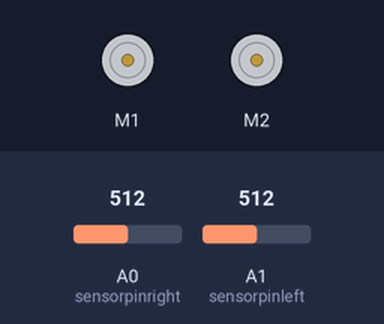
Bench run of a sketch on a simulated Arduino Uno, built with avr-gcc and run on an emulated ATmega328P. Parts: 2 × DC motor (green arrow = forward, orange = backward, longer = faster). The test bench sets the inputs (shaded band); at power-on: A0 (sensorpinright) = 512, A1 (sensorpinleft) = 512. What the sketch prints to the serial monitor is not drawn.

Above: at 10.8 s.
Timing chart, 0 to 14.7 s (numbered marks = the images above):
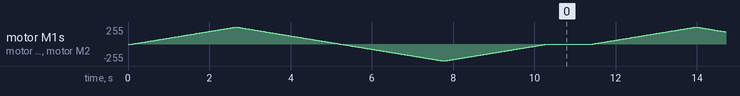

The sketch:

motortest.ino
```cpp
int sensorpinright = A0; //Initialize input pin
int sensorpinleft = A1; //Initialize input pin
#include <Wire.h>
#include <Adafruit_MotorShield.h>
// Create the motor shield object with the default I2C address
Adafruit_MotorShield AFMS = Adafruit_MotorShield();
// Select which 'port' M1, M2, M3 or M4. In this case, M1
Adafruit_DCMotor *myMotor1 = AFMS.getMotor(1);
Adafruit_DCMotor *myMotor2 = AFMS.getMotor(2);
void setup() {
  // put your setup code here, to run once:
  pinMode(sensorpinright, INPUT);
  pinMode(sensorpinleft, INPUT);
  Serial.begin(9600);

  AFMS.begin();  // create with the default frequency 1.6KHz
  //AFMS.begin(1000);  // OR with a different frequency, say 1KHz
  // Set the speed to start, from 0 (off) to 255 (max speed)

  myMotor1->setSpeed(150);
  myMotor2->setSpeed(150);
  myMotor1->run(FORWARD);
  myMotor2->run(FORWARD);
  // turn on motor
  myMotor1->run(RELEASE);
  myMotor2->run(RELEASE);
}

void loop() {
  // put your main code here, to run repeatedly:
  Serial.println(analogRead(sensorpinright));Serial.println(analogRead(sensorpinleft));
  delay(100);
    uint8_t i;

  Serial.print("tick");

  myMotor1->run(FORWARD);
  myMotor2->run(FORWARD);
  for (i=0; i<255; i++) {
    myMotor1->setSpeed(i);
    myMotor2->setSpeed(i);
    delay(10);
  }
  for (i=255; i!=0; i--) {
    myMotor1->setSpeed(i);
    myMotor2->setSpeed(i);
    delay(10);
  }

  Serial.print("tock");

  myMotor1->run(BACKWARD);
  myMotor2->run(BACKWARD);
  for (i=0; i<255; i++) {
    myMotor1->setSpeed(i);
    myMotor2->setSpeed(i);
    delay(10);
  }
  for (i=255; i!=0; i--) {
    myMotor1->setSpeed(i);
    myMotor2->setSpeed(i);
    delay(10);
  }

  Serial.print("tech");
  myMotor1->run(RELEASE);
  myMotor2->run(RELEASE);
  delay(1000);
}
```
